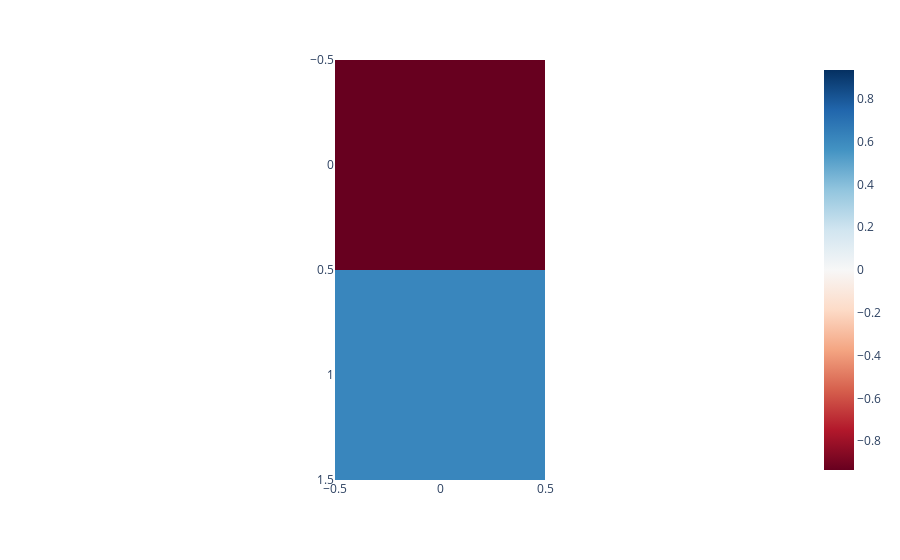

Notebook code for this chart:
### Code cell
imshow(model.layers[-1].weight.T)

### Figure 1 — Plotly figure (JSON) as saved in the notebook; plotly's stock layout.template omitted (floating-point values rounded to 4 significant figures)
{"data": [{"coloraxis": "coloraxis", "hovertemplate": "x: %{x}<br>y: %{y}<br>color: %{z}<extra></extra>", "name": "0", "type": "heatmap", "xaxis": "x", "yaxis": "y", "z": [[-0.9346], [0.6133]]}], "layout": {"coloraxis": {"cmid": 0, "colorscale": [[0, "rgb(103,0,31)"], [0.1, "rgb(178,24,43)"], [0.2, "rgb(214,96,77)"], [0.3, "rgb(244,165,130)"], [0.4, "rgb(253,219,199)"], [0.5, "rgb(247,247,247)"], [0.6, "rgb(209,229,240)"], [0.7, "rgb(146,197,222)"], [0.8, "rgb(67,147,195)"], [0.9, "rgb(33,102,172)"], [1, "rgb(5,48,97)"]]}, "margin": {"t": 60}, "xaxis": {"anchor": "y", "constrain": "domain", "domain": [0, 1], "scaleanchor": "y"}, "yaxis": {"anchor": "x", "autorange": "reversed", "constrain": "domain", "domain": [0, 1]}}}
